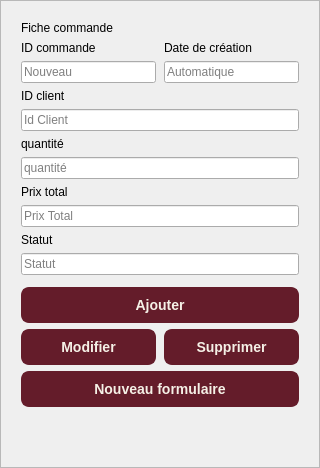
                <widget class="QFrame" name="formCard">
                 <property name="minimumSize">
                  <size>
                   <width>320</width>
                   <height>0</height>
                  </size>
                 </property>
                 <property name="maximumSize">
                  <size>
                   <width>320</width>
                   <height>16777215</height>
                  </size>
                 </property>
                 <property name="frameShape">
                  <enum>QFrame::Shape::StyledPanel</enum>
                 </property>
                 <layout class="QVBoxLayout" name="formLayout">
                  <property name="spacing">
                   <number>6</number>
                  </property>
                  <property name="leftMargin">
                   <number>20</number>
                  </property>
                  <property name="topMargin">
                   <number>20</number>
                  </property>
                  <property name="rightMargin">
                   <number>20</number>
                  </property>
                  <property name="bottomMargin">
                   <number>20</number>
                  </property>
                  <item>
                   <widget class="QLabel" name="labelFiche">
                    <property name="text">
                     <string>Fiche commande</string>
                    </property>
                   </widget>
                  </item>
                  <item>
                   <layout class="QGridLayout" name="gridIdDate">
                    <property name="horizontalSpacing">
                     <number>8</number>
                    </property>
                    <property name="verticalSpacing">
                     <number>6</number>
                    </property>
                    <item row="0" column="0">
                     <widget class="QLabel" name="labelIdCmd">
                      <property name="text">
                       <string>ID commande</string>
                      </property>
                     </widget>
                    </item>
                    <item row="0" column="1">
                     <widget class="QLabel" name="labelDateCreationCmd">
                      <property name="text">
                       <string>Date de création</string>
                      </property>
                     </widget>
                    </item>
                    <item row="1" column="0">
                     <widget class="QLineEdit" name="idcmd">
                      <property name="readOnly">
                       <bool>true</bool>
                      </property>
                      <property name="placeholderText">
                       <string>Nouveau</string>
                      </property>
                     </widget>
                    </item>
                    <item row="1" column="1">
                     <widget class="QLineEdit" name="datecmd">
                      <property name="readOnly">
                       <bool>true</bool>
                      </property>
                      <property name="placeholderText">
                       <string>Automatique</string>
                      </property>
                     </widget>
                    </item>
                   </layout>
                  </item>
                  <item>
                   <widget class="QLabel" name="labelNom">
                    <property name="text">
                     <string>ID client</string>
                    </property>
                   </widget>
                  </item>
                  <item>
                   <widget class="QLineEdit" name="id_client">
                    <property name="placeholderText">
                     <string>Id Client</string>
                    </property>
                   </widget>
                  </item>
                  <item>
                   <widget class="QLabel" name="labelPrenom">
                    <property name="text">
                     <string>quantité</string>
                    </property>
                   </widget>
                  </item>
                  <item>
                   <widget class="QLineEdit" name="quantitecmd">
                    <property name="placeholderText">
                     <string>quantité</string>
                    </property>
                   </widget>
                  </item>
                  <item>
                   <widget class="QLabel" name="labelEmail">
                    <property name="text">
                     <string>Prix total</string>
                    </property>
                   </widget>
                  </item>
                  <item>
                   <widget class="QLineEdit" name="prixtotalcmd">
                    <property name="placeholderText">
                     <string>Prix Total</string>
                    </property>
                   </widget>
                  </item>
                  <item>
                   <widget class="QLabel" name="labelTelephone">
                    <property name="text">
                     <string>Statut</string>
                    </property>
                   </widget>
                  </item>
                  <item>
                   <widget class="QLineEdit" name="statutcmd">
                    <property name="placeholderText">
                     <string>Statut</string>
                    </property>
                   </widget>
                  </item>
                  <item>
                   <layout class="QHBoxLayout" name="mdpLayout">
                    <property name="spacing">
                     <number>8</number>
                    </property>
                    <property name="leftMargin">
                     <number>0</number>
                    </property>
                    <property name="topMargin">
                     <number>0</number>
                    </property>
                    <property name="rightMargin">
                     <number>0</number>
                    </property>
                    <property name="bottomMargin">
                     <number>0</number>
                    </property>
                   </layout>
                  </item>
                  <item>
                   <spacer name="vsForm1">
                    <property name="orientation">
                     <enum>Qt::Orientation::Vertical</enum>
                    </property>
                    <property name="sizeType">
                     <enum>QSizePolicy::Policy::Fixed</enum>
                    </property>
                    <property name="sizeHint" stdset="0">
                     <size>
                      <width>20</width>
                      <height>6</height>
                     </size>
                    </property>
                   </spacer>
                  </item>
                  <item>
                   <widget class="QPushButton" name="btnAjoutercmd">
                    <property name="cursor">
                     <cursorShape>PointingHandCursor</cursorShape>
                    </property>
                    <property name="styleSheet">
                     <string notr="true">QPushButton {
    background-color: #641C2A;      /* Bordeaux */
    color: #F5F0E6;                 /* Ivoire */
    border: 2px solid #641C2A;
    border-radius: 8px;
    padding: 8px 20px;
    font-family: &quot;Georgia&quot;, &quot;Times New Roman&quot;, serif;
    font-size: 14px;
    font-weight: bold;
}

QPushButton:hover {
    background-color: #D8A7A7;      /* Rose poudré */
    color: #171717;                 /* Noir */
    border: 2px solid #641C2A;
}

QPushButton:pressed {
    background-color: #171717;      /* Noir */
    color: #F5F0E6;
    border: 2px solid #171717;
}

QPushButton:disabled {
    background-color: #8B7D75;      /* Taupe */
    color: #F5F0E6;
    border: 2px solid #8B7D75;
}

QPushButton:focus {
    outline: none;
    border: 2px solid #7A7B62;      /* Sauge */
}</string>
                    </property>
                    <property name="text">
                     <string>Ajouter</string>
                    </property>
                   </widget>
                  </item>
                  <item>
                   <layout class="QHBoxLayout" name="modSupLayout">
                    <property name="spacing">
                     <number>8</number>
                    </property>
                    <property name="leftMargin">
                     <number>0</number>
                    </property>
                    <property name="topMargin">
                     <number>0</number>
                    </property>
                    <property name="rightMargin">
                     <number>0</number>
                    </property>
                    <property name="bottomMargin">
                     <number>0</number>
                    </property>
                    <item>
                     <widget class="QPushButton" name="btnModifiercmd">
                      <property name="cursor">
                       <cursorShape>PointingHandCursor</cursorShape>
                      </property>
                      <property name="styleSheet">
                       <string notr="true">QPushButton {
    background-color: #641C2A;      /* Bordeaux */
    color: #F5F0E6;                 /* Ivoire */
    border: 2px solid #641C2A;
    border-radius: 8px;
    padding: 8px 20px;
    font-family: &quot;Georgia&quot;, &quot;Times New Roman&quot;, serif;
    font-size: 14px;
    font-weight: bold;
}

QPushButton:hover {
    background-color: #D8A7A7;      /* Rose poudré */
    color: #171717;                 /* Noir */
    border: 2px solid #641C2A;
}

QPushButton:pressed {
    background-color: #171717;      /* Noir */
    color: #F5F0E6;
    border: 2px solid #171717;
}

QPushButton:disabled {
    background-color: #8B7D75;      /* Taupe */
    color: #F5F0E6;
    border: 2px solid #8B7D75;
}

QPushButton:focus {
    outline: none;
    border: 2px solid #7A7B62;      /* Sauge */
}</string>
                      </property>
                      <property name="text">
                       <string>Modifier</string>
                      </property>
                     </widget>
                    </item>
                    <item>
                     <widget class="QPushButton" name="btnSupprimercmd">
                      <property name="cursor">
                       <cursorShape>PointingHandCursor</cursorShape>
                      </property>
                      <property name="styleSheet">
                       <string notr="true">QPushButton {
    background-color: #641C2A;      /* Bordeaux */
    color: #F5F0E6;                 /* Ivoire */
    border: 2px solid #641C2A;
    border-radius: 8px;
    padding: 8px 20px;
    font-family: &quot;Georgia&quot;, &quot;Times New Roman&quot;, serif;
    font-size: 14px;
    font-weight: bold;
}

QPushButton:hover {
    background-color: #D8A7A7;      /* Rose poudré */
    color: #171717;                 /* Noir */
    border: 2px solid #641C2A;
}

QPushButton:pressed {
    background-color: #171717;      /* Noir */
    color: #F5F0E6;
    border: 2px solid #171717;
}

QPushButton:disabled {
    background-color: #8B7D75;      /* Taupe */
    color: #F5F0E6;
    border: 2px solid #8B7D75;
}

QPushButton:focus {
    outline: none;
    border: 2px solid #7A7B62;      /* Sauge */
}</string>
                      </property>
                      <property name="text">
                       <string>Supprimer</string>
                      </property>
                     </widget>
                    </item>
                   </layout>
                  </item>
                  <item>
                   <widget class="QPushButton" name="btnNouveauFormulairecmd">
                    <property name="cursor">
                     <cursorShape>PointingHandCursor</cursorShape>
                    </property>
                    <property name="styleSheet">
                     <string notr="true">QPushButton {
    background-color: #641C2A;      /* Bordeaux */
    color: #F5F0E6;                 /* Ivoire */
    border: 2px solid #641C2A;
    border-radius: 8px;
    padding: 8px 20px;
    font-family: &quot;Georgia&quot;, &quot;Times New Roman&quot;, serif;
    font-size: 14px;
    font-weight: bold;
}

QPushButton:hover {
    background-color: #D8A7A7;      /* Rose poudré */
    color: #171717;                 /* Noir */
    border: 2px solid #641C2A;
}

QPushButton:pressed {
    background-color: #171717;      /* Noir */
    color: #F5F0E6;
    border: 2px solid #171717;
}

QPushButton:disabled {
    background-color: #8B7D75;      /* Taupe */
    color: #F5F0E6;
    border: 2px solid #8B7D75;
}

QPushButton:focus {
    outline: none;
    border: 2px solid #7A7B62;      /* Sauge */
}</string>
                    </property>
                    <property name="text">
                     <string>Nouveau formulaire</string>
                    </property>
                   </widget>
                  </item>
                  <item>
                   <spacer name="vsForm2">
                    <property name="orientation">
                     <enum>Qt::Orientation::Vertical</enum>
                    </property>
                    <property name="sizeHint" stdset="0">
                     <size>
                      <width>20</width>
                      <height>40</height>
                     </size>
                    </property>
                   </spacer>
                  </item>
                 </layout>
                </widget>
